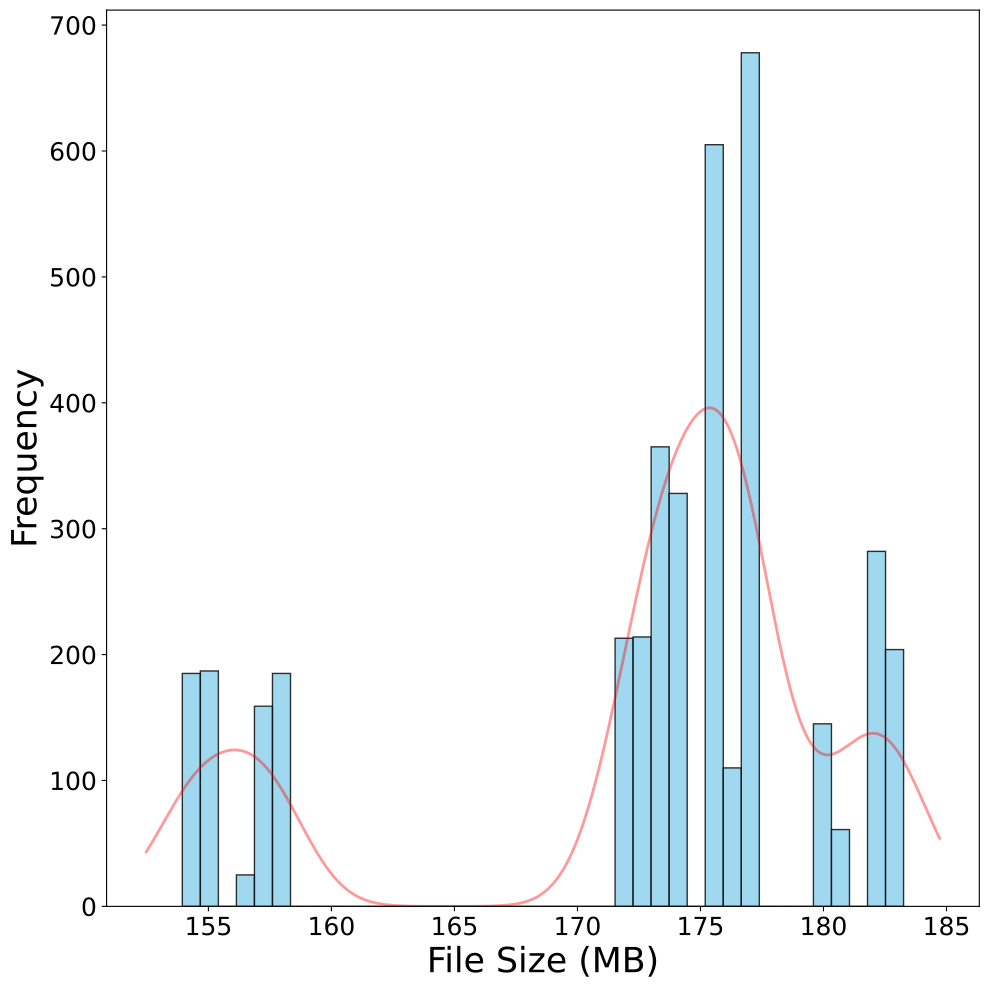

Write Python code to recreate this figure.
import matplotlib.pyplot as plt
import matplotlib as mpl
from scipy.stats import gaussian_kde
import numpy as np

mpl.rcParams.update({
    'font.size': 10,
    'axes.titlesize': 10,
    'axes.labelsize': 25,
    'xtick.labelsize': 18,
    'ytick.labelsize': 18,
    'legend.fontsize': 20,
    'figure.titlesize': 10,
})

file_path = "sizes"

with open(file_path, 'r') as file:
    sizes = [int(line.strip()) for line in file if line.strip().isdigit()]

sizes_mb = [size / (1024 * 1024) for size in sizes]
filtered_sizes_mb = [size for size in sizes_mb if size >= 60]
# filtered_sizes_mb = sizes_mb
print(len([x for x in sizes_mb if x < 60]))

margin = (max(filtered_sizes_mb) - min(filtered_sizes_mb)) / 100 * 5
kde = gaussian_kde(filtered_sizes_mb)
x_vals = np.linspace(min(filtered_sizes_mb) - margin , max(filtered_sizes_mb) + margin, 1000)
kde_vals = kde(x_vals) * len(filtered_sizes_mb)

plt.figure(figsize=(10, 10))
plt.hist(filtered_sizes_mb, bins=40, color='skyblue', edgecolor='black', alpha=0.8)
plt.plot(x_vals, kde_vals, color='red', linewidth=2, alpha=0.4)
plt.xlabel("File Size (MB)")
plt.ylabel("Frequency")
# plt.xlim(150, 190)
plt.tight_layout()
plt.savefig('histogram.pdf', format='pdf', dpi=1200, bbox_inches='tight')
plt.show()
